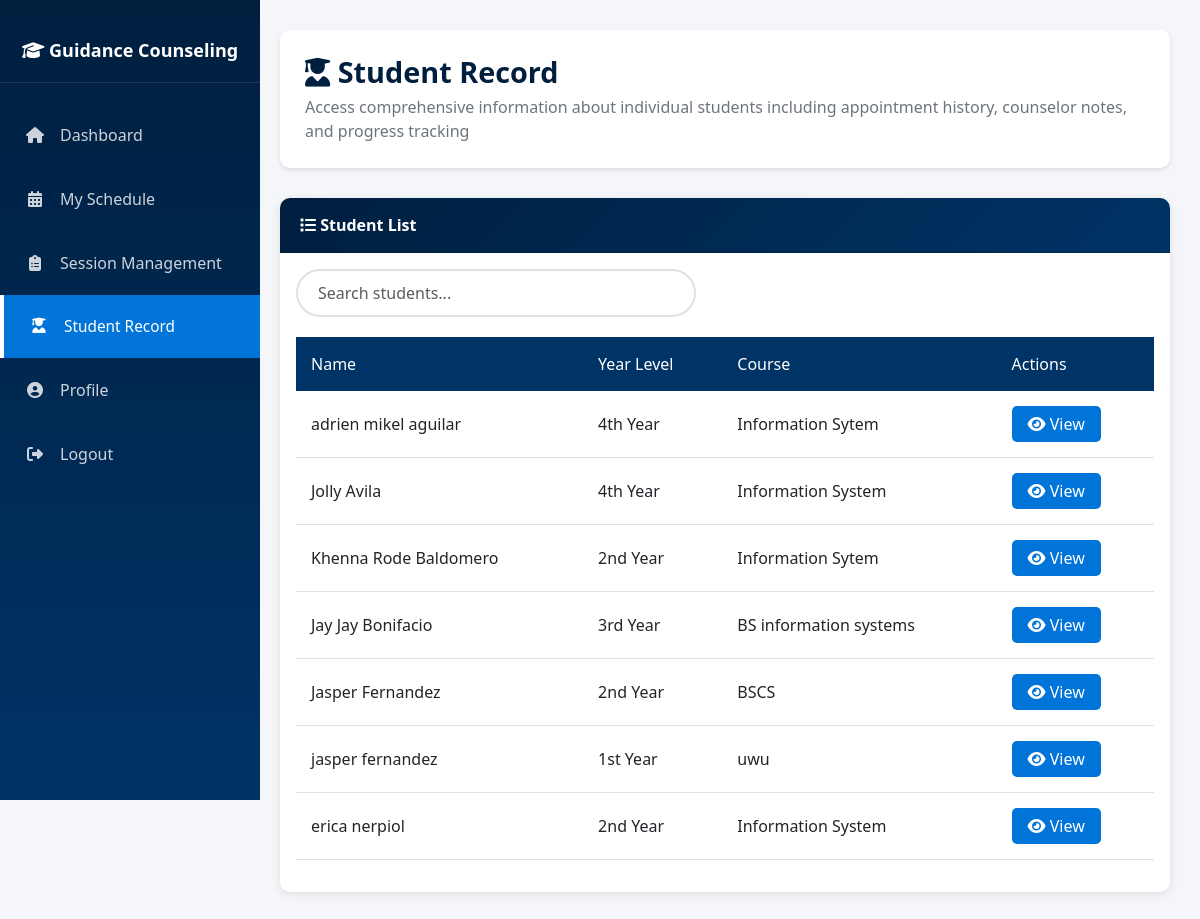
The app's page /html/counselor/student-record.php (signed in) with its own data.
### tables this page shows
CREATE TABLE `students` (
  `student_id` int(11) NOT NULL,
  `user_id` int(11) NOT NULL,
  `student_number` varchar(50) NOT NULL,
  `first_name` varchar(100) NOT NULL,
  `middle_name` varchar(100) DEFAULT NULL,
  `last_name` varchar(100) NOT NULL,
  `age` int(11) DEFAULT NULL,
  `gender` enum('Male','Female','Other') DEFAULT NULL,
  `birthday` date DEFAULT NULL,
  `course` varchar(100) DEFAULT NULL,
  `year_level` varchar(50) DEFAULT NULL,
  `department` varchar(100) DEFAULT NULL,
  `contact_number` varchar(20) DEFAULT NULL,
  `address` text DEFAULT NULL,
  `physical_wellness` text DEFAULT NULL,
  `intellectual_wellness` text DEFAULT NULL,
  `environmental_wellness` text DEFAULT NULL
);

### html/counselor/student-record.php (the view, shortened to what this page needs)
<?php
require_once '../../config/database.php';
try {
    $stmt = $pdo->query("SELECT * FROM students ORDER BY last_name, first_name");
    $students_db = $stmt->fetchAll();
    $studentData = [];
    foreach ($students_db as $student) {
        $student_id = $student['student_id'];
        $stmt = $pdo->prepare("
            SELECT a.appointment_date, a.purpose, a.status,
                   r.session_notes, r.recommendations, r.observations
            FROM appointments a
            LEFT JOIN counseling_records r ON a.appointment_id = r.appointment_id
            WHERE a.student_id = ?
            ORDER BY a.appointment_date DESC
        ");
        $stmt->execute([$student_id]);
        $history = $stmt->fetchAll();
        $counseling = [];
        $latest_notes = "No records found.";
        $latest_referrals = "No records found.";
        $latest_remarks = "No records found.";
        if (count($history) > 0) {
            foreach ($history as $h) {
                if ($h['session_notes']) {
                    $latest_notes = $h['session_notes'];
                    $latest_referrals = $h['recommendations'];
                    $latest_remarks = $h['observations'];
                    break;
                }
            }
            foreach ($history as $h) {
                $counseling[] = [
                    'date' => date('F d, Y', strtotime($h['appointment_date'])),
                    'type' => $h['purpose'],
                    'status' => ucfirst($h['status'])
                ];
            }
        }
        $studentData[] = [
            'name' => $student['first_name'] . ' ' . $student['last_name'],
            'year' => $student['year_level'],
            'course' => $student['course'],
            'counseling' => $counseling,
            'notes' => $latest_notes,
            'referrals' => $latest_referrals,
            'remarks' => $latest_remarks
        ];
    }
} catch (PDOException $e) {
    die("Error: " . $e->getMessage());
}
?>
<!DOCTYPE html>
<html lang="en">
  <head>
    <link
      href="https://cdn.jsdelivr.net/npm/bootstrap@5.3.0/dist/css/bootstrap.min.css"
      rel="stylesheet"
    />
    <link
      href="https://cdnjs.cloudflare.com/ajax/libs/font-awesome/6.4.0/css/all.min.css"
      rel="stylesheet"
    />
    <link rel="stylesheet" href="../../assets/styles/components/sidebar.css">
    <link rel="stylesheet" href="../../assets/styles/layouts/counselor-student-record.css">
  </head>
  <body>
    <aside class="sidebar" id="sidebar">
      <div class="sidebar-brand">
        <h4><i class="fas fa-graduation-cap"></i> Guidance Counseling</h4>
      </div>
      <ul class="sidebar-menu">
        <li>
          <a href="./dashboard.php" class=""><i class="fas fa-home"></i> Dashboard</a>
        </li>
        <li>
          <a href="./my-schedule.php" class=""><i class="fas fa-calendar-alt"></i> My Schedule</a>
        </li>
        <li>
          <a href="./session-management.php"
            ><i class="fas fa-clipboard-list"></i> Session Management</a
          >
        </li>
        <li>
          <a href="#" class="notif-referrals active"
            ><i class="fas fa-user-graduate"></i> Student Record</a
          >
        </li>
        <li>
          <a href="./profile.php"><i class="fa-solid fa-user-circle"></i> Profile</a>
        </li>
        <li>
          <a href="../../logout.php"
            ><i class="fas fa-sign-out-alt"></i> Logout</a
          >
        </li>
      </ul>
    </aside>
    <div class="main-content">
      <div class="page-header">
        <h1><i class="fas fa-user-graduate"></i> Student Record</h1>
        <p>
          Access comprehensive information about individual students including
          appointment history, counselor notes, and progress tracking
        </p>
      </div>
      <div class="card">
        <div class="card-header"><i class="fas fa-list"></i> Student List</div>
        <div class="card-body">
          <div class="search-box">
            <input
              type="text"
              class="form-control"
              id="searchInput"
              placeholder="Search students..."
              onkeyup="searchStudents()"
            />
          </div>
          <div class="table-responsive">
            <table class="table table-hover" id="studentTable">
              <thead>
                <tr>
                  <th>Name</th>
                  <th>Year Level</th>
                  <th>Course</th>
                  <th>Actions</th>
                </tr>
              </thead>
              <tbody>
                <?php foreach ($studentData as $index => $student): ?>
                <tr>
                  <td><?php echo htmlspecialchars($student['name']); ?></td>
                  <td><?php echo htmlspecialchars($student['year']); ?></td>
                  <td><?php echo htmlspecialchars($student['course']); ?></td>
                  <td>
                    <button class="btn btn-view" onclick="viewStudent(<?php echo $index; ?>)">
                      <i class="fas fa-eye"></i> View
                    </button>
                  </td>
                </tr>
                <?php endforeach; ?>
              </tbody>
            </table>
          </div>
        </div>
      </div>
    </div>
  </body>
</html>

### assets/styles/components/sidebar.css (style rules this page uses)
.sidebar { position: fixed; left: 0; top: 0; height: 100vh; width: 260px; background: linear-gradient( 180deg, var(--navy-blue) 0%, var(--light-navy) 100% ); padding: 20px 0; z-index: 1000; transition: all 0.3s ease; overflow: hidden; }
.sidebar-brand { padding: 20px; text-align: center; color: white; border-bottom: 1px solid rgba(255, 255, 255, 0.1); margin-bottom: 20px; }
.sidebar-brand h4 { font-size: 18px; font-weight: 600; margin: 0; }
.sidebar-menu { list-style: none; padding: 0; }
.sidebar-menu li { margin: 0; }
.sidebar-menu a { display: flex; align-items: center; padding: 20px 25px; color: rgba(255, 255, 255, 0.8); text-decoration: none; transition: all 0.3s ease; }
.sidebar-menu a.notif-referrals:hover, .sidebar-menu a.notif-referrals.active { font-size: 0.96rem; }
.sidebar-menu a.active { background-color: var(--accent-blue); color: white; border-left: 4px solid white; }
.sidebar-menu a i { margin-right: 15px; width: 20px; text-align: center; }

### assets/styles/layouts/counselor-student-record.css (style rules this page uses)
* { margin: 0; padding: 0; box-sizing: border-box; }
body { font-family: "Segoe UI", Tahoma, Geneva, Verdana, sans-serif; background-color: #f4f6f9; }
.main-content { margin-left: 250px; padding: 30px; min-height: 100vh; transition: all 0.3s ease; }
.page-header { background: white; padding: 25px; border-radius: 10px; box-shadow: 0 2px 4px rgba(0, 0, 0, 0.1); margin-bottom: 30px; }
.page-header h1 { color: var(--navy-blue); font-size: 1.8rem; font-weight: 600; margin-bottom: 5px; }
.page-header p { color: #6c757d; margin-bottom: 0; }
.card { border: none; border-radius: 10px; box-shadow: 0 2px 8px rgba(0, 0, 0, 0.1); }
.card-header { background: linear-gradient( 135deg, var(--navy-blue) 0%, var(--light-navy) 100% ); color: white; border-radius: 10px 10px 0 0 !important; padding: 15px 20px; font-weight: 600; }
.table-responsive { border-radius: 0 0 10px 10px; overflow: hidden; }
.table thead th { background-color: var(--light-navy); color: white; border: none; font-weight: 500; padding: 15px; }
.table tbody tr { transition: all 0.3s ease; }
.table tbody td { padding: 15px; vertical-align: middle; }
.btn-view { background-color: var(--accent-blue); color: white; border: none; padding: 6px 16px; border-radius: 5px; transition: all 0.3s ease; }
.search-box { max-width: 400px; margin-bottom: 20px; }
.search-box input { border-radius: 25px; padding: 10px 20px; border: 2px solid #e0e0e0; }

### assets/styles/components/variables.css (style rules this page uses)
:root { --navy-blue: #001f3f; --light-navy: #003366; --accent-blue: #0074d9; }

### records on screen
students: name "adrien mikel aguilar", year_level "4th Year", course "Information Sytem"
students: name "Jolly Avila", year_level "4th Year", course "Information System"
students: name "Khenna Rode Baldomero", year_level "2nd Year", course "Information Sytem"
students: name "Jay Jay Bonifacio", year_level "3rd Year", course "BS information systems"
students: name "jasper fernandez", year_level "1st Year", course "uwu"
students: name "erica nerpiol", year_level "2nd Year", course "Information System"

### other values on screen
$student['name'] "Jasper Fernandez"
$student['year'] "2nd Year"
$student['course'] "BSCS"
